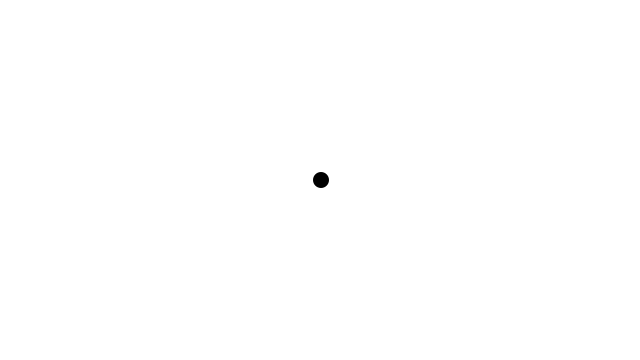
Frame 1 (no input)
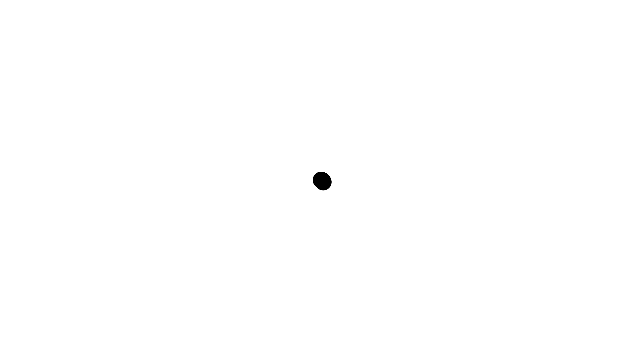
Frame 60 (the mouse pressed at the canvas centre just before this capture)
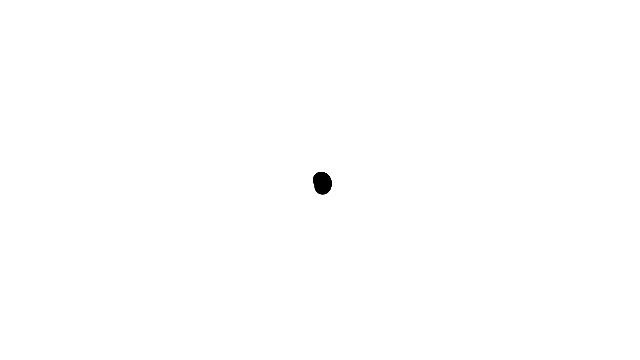
Frame 120 (the mouse held since frame 60 and released just before this capture)

The Processing sketch that drew these frames (run headless with seeded random() and noise(); from frame 60 on, the mouse is pressed at the canvas centre):

// Processing sketch: exer_3_4
// ── exer_3_4.pde
/* Rilla's solution for exercise 3.4 in Daniel Shiffman's The Nature of Code 
 and based on Shiffman's code for example 3.4
 
 Exercise 3.4
 Using Example 3.4 as a basis, draw a spiral path. Start in the center and move outwards. 
 Note that this can be done by only changing one line of code and adding one line of code! */


// set our radius - r - to be very small 
// this is the only line of code we need to change
float r = 1;

// our angle starts at 0
float theta = 0;

void setup() {
  size(640, 360);
  background(255);
}

void draw() {

  // work out our x and y coords for drawing a new ellipse
  float x = r * cos(theta);
  float y = r * sin(theta);

  noStroke();
  fill(0);

  // draw an ellipse there
  ellipse(x+width/2, y+height/2, 16, 16);

  // increase our angle a small amount (clockwise)
  theta += 0.01;

  // increase our r value by a small amount - this creates the "growing" effect each frame
  // this is the only line of code we need to add
  r += 0.05;
}
